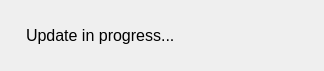
<?xml version="1.0" encoding="UTF-8"?>
<ui version="4.0">
 <class>UpdateInstallProgressDialog</class>
 <widget class="QDialog" name="UpdateInstallProgressDialog">
  <property name="geometry">
   <rect>
    <x>0</x>
    <y>0</y>
    <width>324</width>
    <height>71</height>
   </rect>
  </property>
  <property name="font">
   <font>
    <pointsize>12</pointsize>
   </font>
  </property>
  <property name="windowTitle">
   <string>Update In Progress</string>
  </property>
  <layout class="QHBoxLayout" name="horizontalLayout" stretch="0,1">
   <item>
    <widget class="QLabel" name="updateIconLabel">
     <property name="text">
      <string/>
     </property>
     <property name="pixmap">
      <pixmap resource="../../resource.qrc">:/icons/icons/update-in-progress.gif</pixmap>
     </property>
    </widget>
   </item>
   <item>
    <widget class="QLabel" name="textLabel">
     <property name="text">
      <string>Update in progress...</string>
     </property>
    </widget>
   </item>
  </layout>
 </widget>
 <resources>
  <include location="../../resource.qrc"/>
  <include location="resource.qrc"/>
 </resources>
 <connections/>
</ui>
